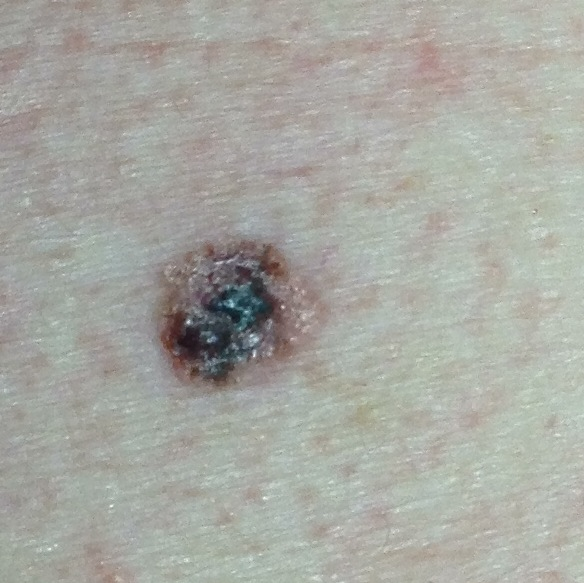
#> input picture lab2/moles/melanoma_8.jpg, 584 x 583 px
$ python lab2.py
#> lines starting #> are read from the running program, lines starting #| are printed output that depends on the picture
"""
@author: MZ
"""

import numpy as np
import matplotlib.image as mpimg
import matplotlib.pyplot as plt
from sklearn.cluster import KMeans
import warnings
from myMorphology import *

warnings.filterwarnings(
    action='ignore', module='matplotlib.figure', category=UserWarning,
    message=('This figure includes Axes that are not compatible with tight_layout, '
             'so results might be incorrect.')
)

# number of clusters
# minimum 2 to maximum 6 if we take other values the quantized image may not be realistic
NC = 3

class Figure(object):
    def __init__(self, file):
#> called with file = 'moles/melanoma_8.jpg'
        self.file = file
        self.original = mpimg.imread(self.file)
#> self.original is the input picture: shape (583, 584, 3); mean R, G, B 167.1, 168.2, 161.5
        self.N1, self.N2, self.N3 = self.original.shape
#> self.N1 = 583; self.N2 = 584; self.N3 = 3
        N1, N2, N3 = self.N1, self.N2, self.N3
#> N1 = 583; N2 = 584; N3 = 3
        self.im_2d = self.original.reshape((N1 * N2, N3))
        # pixel in position i.j goes to position k=(i-1)*N2+j)
        self.Nr, self.Nc = self.im_2d.shape
#> self.Nr = 340472; self.Nc = 3
        # change N_cluster to outline the mole
        self.N_cluster = NC
        self.k_means = KMeans(n_clusters=self.N_cluster, random_state=0)
        self.k_means.fit(self.im_2d)
        self.k_means_centroids = self.k_means.cluster_centers_.astype('uint8')

    def show_figure(self, title='title'):
        plt.figure()
        plt.imshow(self.original, interpolation=None)
        plt.title(title)
        plt.pause(0.05)

    def quantized(self):
        im_2d_quantized = self.im_2d.copy()
        for kc in range(self.N_cluster):
            quant_color_kc = self.k_means_centroids[kc, :]
            ind = (self.k_means.labels_ == kc)
            im_2d_quantized[ind, :] = quant_color_kc
        return im_2d_quantized.reshape((self.N1, self.N2, self.N3))
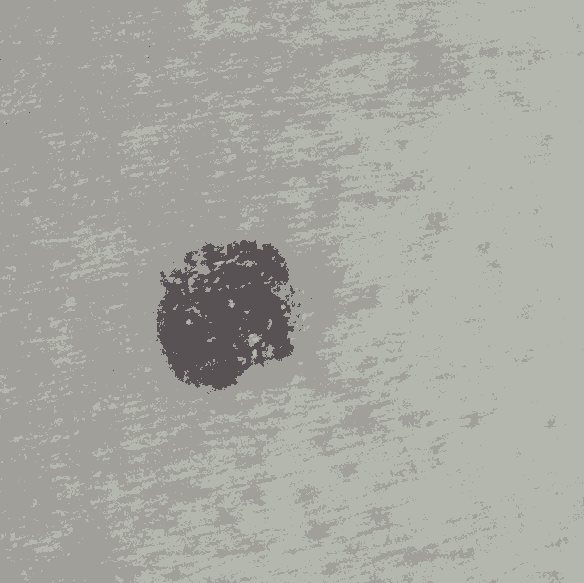
#> returned value: shape (583, 584, 3); mean of channels 0, 1, 2 166.4, 167.6, 160.9; drawn as R, G, B


if __name__ == '__main__':
    np.set_printoptions(precision=2)
    plt.close('all')

    # [38 lines of commented-out code are left out]
    filein = 'moles/melanoma_8.jpg'
    # [19 lines of commented-out code are left out]

    fig_original = Figure(filein)
    fig_original.show_figure('original image')
    fig_quantized = fig_original.quantized()
    plt.figure()
    plt.title('quantized image')
    plt.imshow(fig_quantized, interpolation=None)
    plt.pause(0.05)
    # 1: find the darkest color found by k-means darkest color corresponds to the mole
    centroids = fig_original.k_means_centroids
    sc = np.sum(centroids, axis=1)
    i_col = sc.argmin()
    im_clust = fig_original.k_means.labels_.reshape(fig_original.N1, fig_original.N2)
    # plt.matshow(im_clust)
    # 3: find the positions i,j where im_clust is equal to i_col
    # the 2D Ndarray zpos stores the coordinates i,j only of the pixels
    # in cluster i_col
    zpos = np.argwhere(im_clust == i_col)
    # 4: ask the user to write the number of objects belonging to
    # cluster i_col in the image with quantized colors

    N_spots_str = input("How many distinct dark spots can you see in the image? ")
#> the answer given: moles/melanoma_8.jpg
#> (the run stopped early here; a loop or call above may not have finished)
